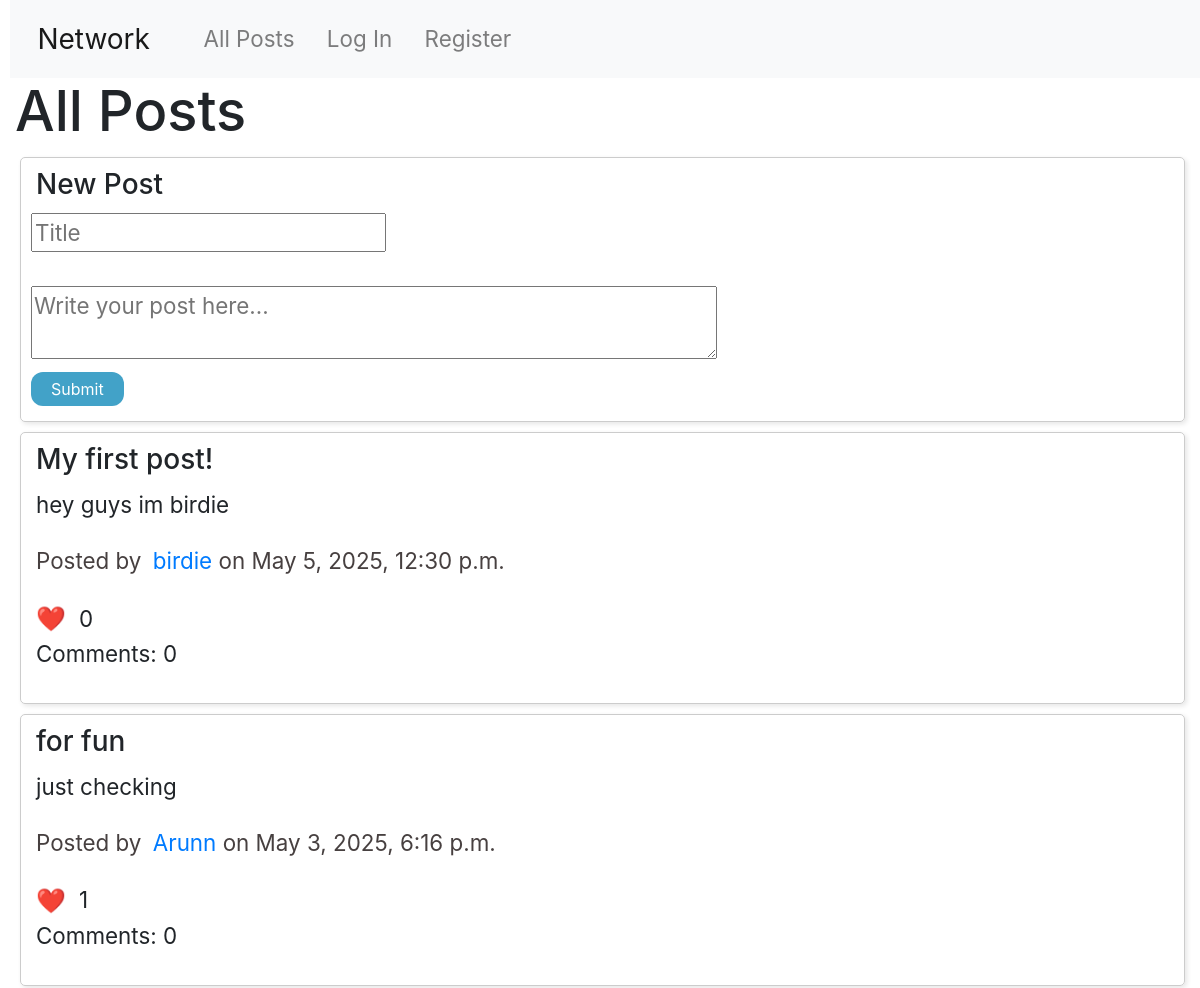
The app's page / (upper part), older data.
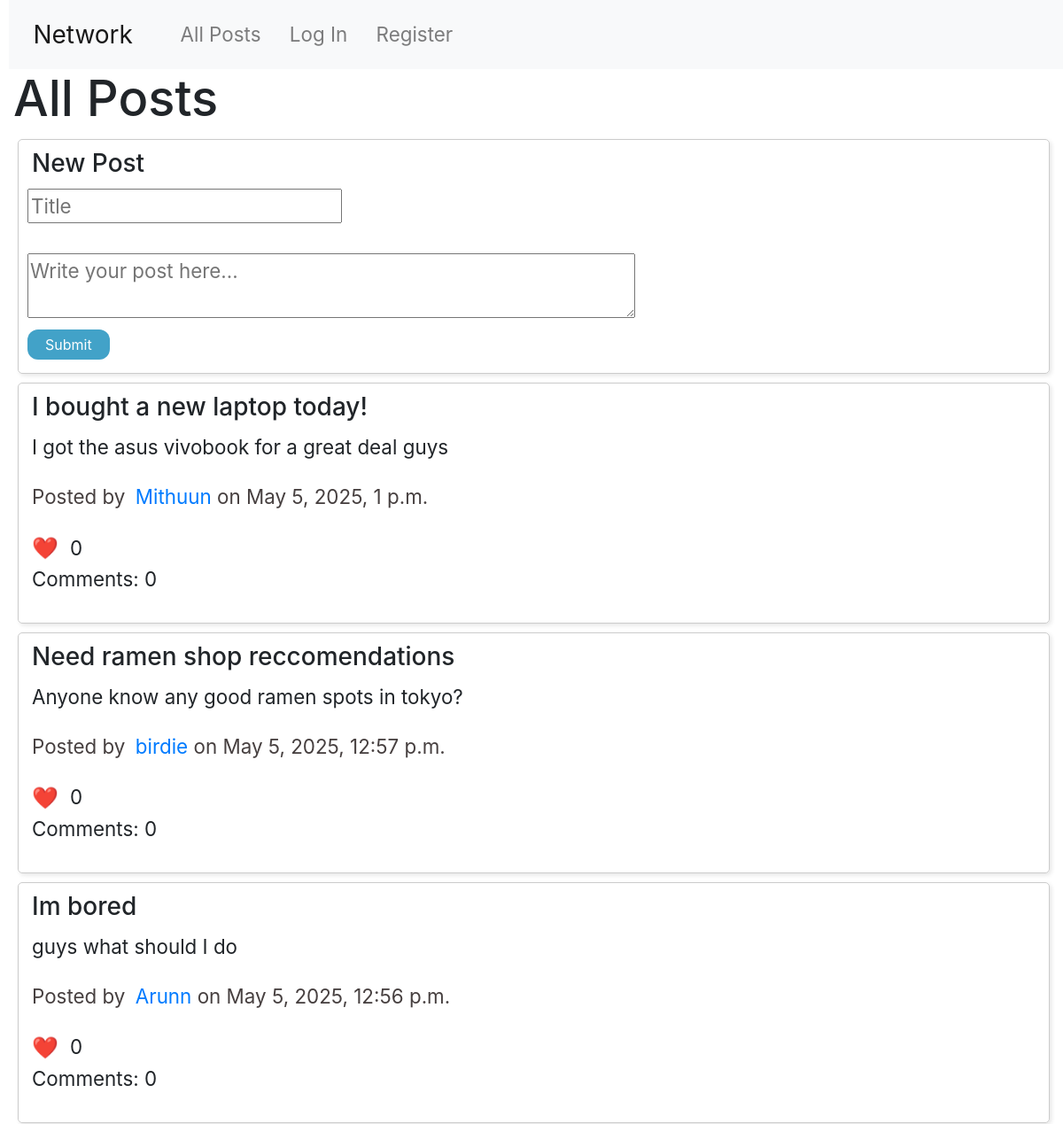
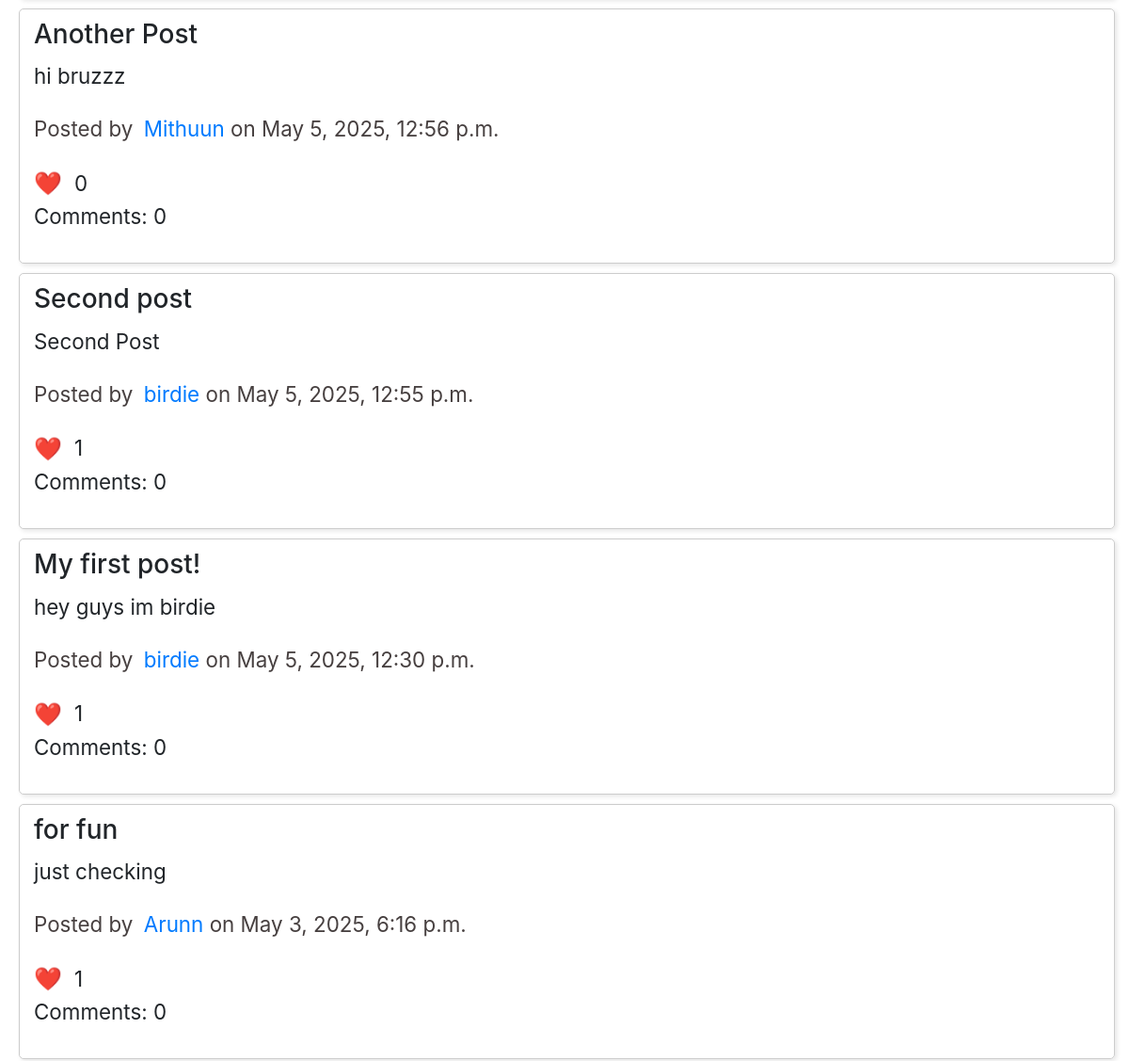
The same page, newer data (2 pictures, top to bottom).
### network/models.py (models this page shows, shortened)
class Post(models.Model):
    user = models.ForeignKey(User, on_delete=models.CASCADE, related_name="posts")
    title = models.CharField(max_length=30, default="Untitled")
    content = models.TextField(max_length=280)
    timestamp = models.DateTimeField(auto_now_add=True)
    likes = models.ManyToManyField(User, related_name="liked_posts", blank=True)

class User(AbstractUser):
    bio = models.TextField(max_length=30, blank=True, null=True)
    profile_picture = models.ImageField(upload_to='profile_pictures/', default='profile_pictures/penguin.png', blank=True)

### network/views.py (the view)
# urls.py: path("", views.index, name="index"),
def index(request):
    return render(request, "network/index.html", {
        "posts": Post.objects.all().order_by("-timestamp"),
        "user": request.user
    })

### network/templates/network/index.html (shortened to what this page needs)
{% extends "network/layout.html" %}
{% load static %}
{% block body %}
    <h1>All Posts</h1>
    <div class="post">
        <h5>New Post</h5>
        <form action="{% url 'newPost' %}" method="POST" style="margin: 0;">
            <input id="postContent" autofocus type="text" name="title" placeholder="Title">
            <br>
            <br>
            <textarea id="postContent" rows="2" style="width: 60%;" name="content" placeholder="Write your post here..."></textarea>
            <br>
            <button id="submitPost" type="submit">Submit</button>
        </form>
    </div>
    {% for post in posts %}
        <div class="post">
            <h5 id="postTitle-{{ post.id }}">{{ post.title }}</h5>
            <p id="postContent-{{ post.id }}">{{ post.content }}</p>
            <p id="postInfo-{{ post.id }}" style="color: rgb(71, 64, 64);">Posted by <a href="{% url 'profile' post.user.username %}">{{ post.user.username }}</a> on {{ post.timestamp }}</p>
            <p style="display: flex; align-items: center; margin: 0;">
                <button class="likeButton" data-id="{{ post.id }}" id="likeButton-{{ post.id }}">
                    <span style="font-size: 24px; margin-right: 8px; vertical-align: middle;">❤️</span>
                </button>
                <span style="line-height: 30px;" id="likeCount-{{ post.id }}">{{ post.likes.count }}</span>
            </p>
            <p id="comments-{{ post.id }}">Comments: {{ post.comments.count }}</p>
        </div>
    {% endfor %}
{% endblock %}

Row changes from the older to the newer data that the page shows:
added Post: title "I bought a new laptop today!", content "I got the asus vivobook for a great deal guys", user.username "Mithuun", timestamp "May 5, 2025, 1 p.m.", likes.count "0", comments.count "0"
added Post: title "Need ramen shop reccomendations", content "Anyone know any good ramen spots in tokyo?", user.username "birdie", timestamp "May 5, 2025, 12:57 p.m.", likes.count "0", comments.count "0"
added Post: title "Im bored", content "guys what should I do", user.username "Arunn", timestamp "May 5, 2025, 12:56 p.m.", likes.count "0", comments.count "0"
added Post: title "Another Post", content "hi bruzzz", user.username "Mithuun", timestamp "May 5, 2025, 12:56 p.m.", likes.count "0", comments.count "0"
added Post: title "Second post", content "Second Post", user.username "birdie", timestamp "May 5, 2025, 12:55 p.m.", likes.count "1", comments.count "0"
computed for Post "My first post!": likes.count "0" → "1"
